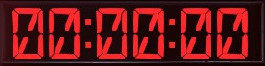
#> input picture images/zeros.jpg, 265 x 66 px
$ python waht.py
#> lines starting #> are read from the running program, lines starting #| are printed output that depends on the picture
import cv2
import numpy as np
import matplotlib.pyplot as plt

image = cv2.imread(
    "./images/zeros.jpg", cv2.IMREAD_GRAYSCALE)
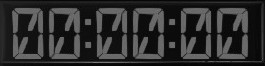
#> image: shape (66, 265); min 0, max 129, mean 45
# Loading the image

half = cv2.resize(image, (0, 0), fx=0.1, fy=0.1)
bigger = cv2.resize(image, (1050, 1610))
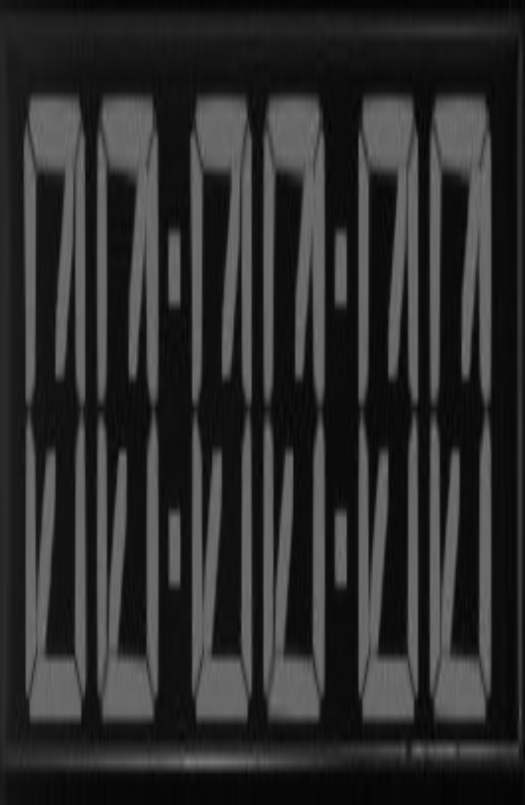
#> bigger: shape (1610, 1050) (shown at 1/2 size); min 1, max 128, mean 44.9

stretch_near = cv2.resize(image, (780, 540),
                          interpolation=cv2.INTER_LINEAR)
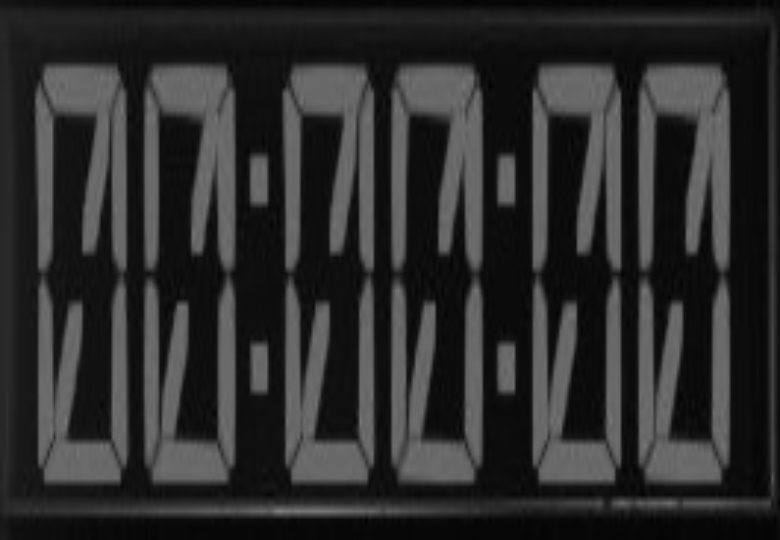
#> stretch_near: shape (540, 780); min 1, max 127, mean 44.9


Titles = ["Original", "Half", "Bigger", "Interpolation Nearest"]
images = [image, half, bigger, stretch_near]
count = 4

for i in range(count):
    plt.subplot(2, 2, i + 1)
    plt.title(Titles[i])
    plt.imshow(images[i])

plt.show()
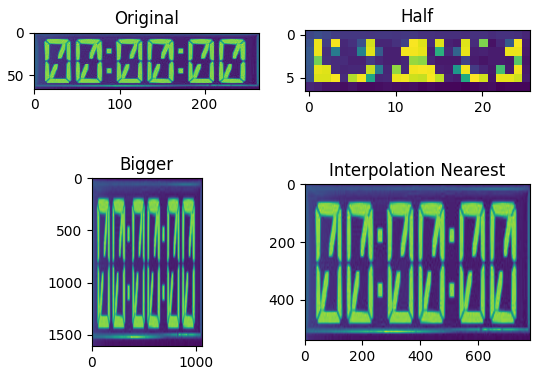
#> figure drawn by matplotlib, 4 panels
